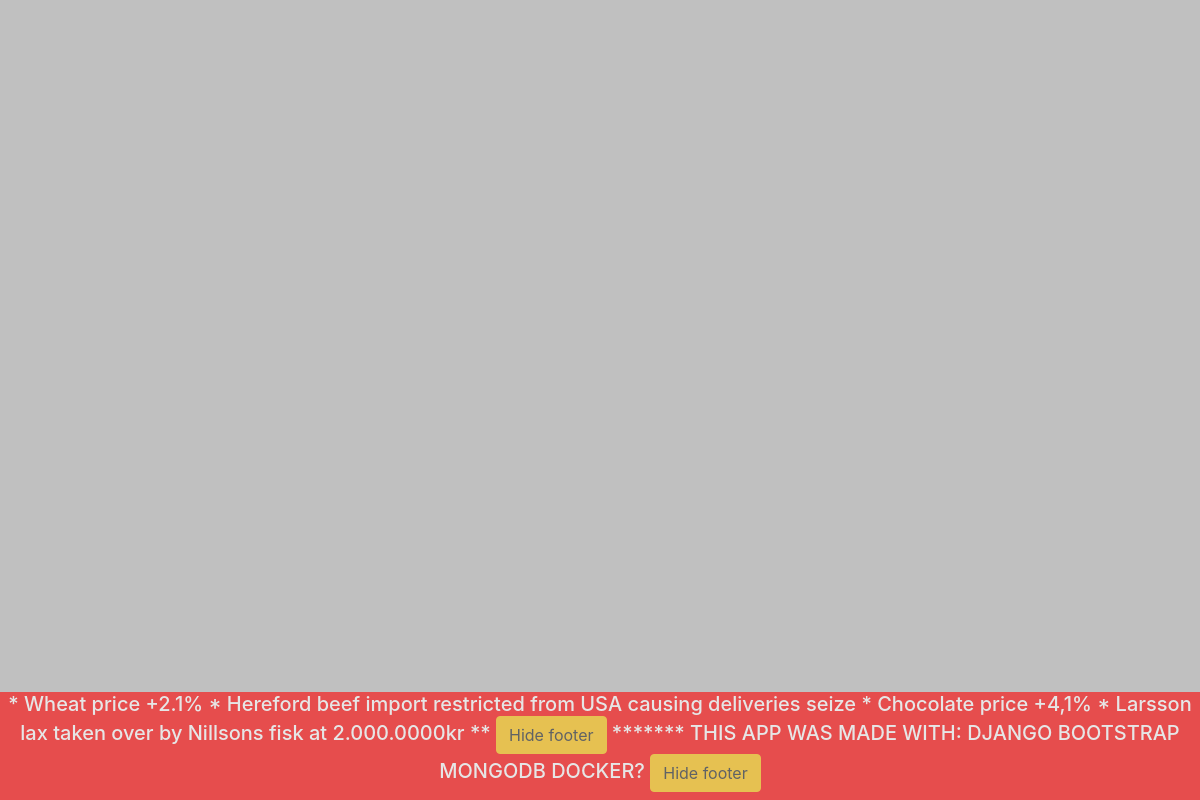
/edit-product-get/3/, run on an earlier commit of the app's database.
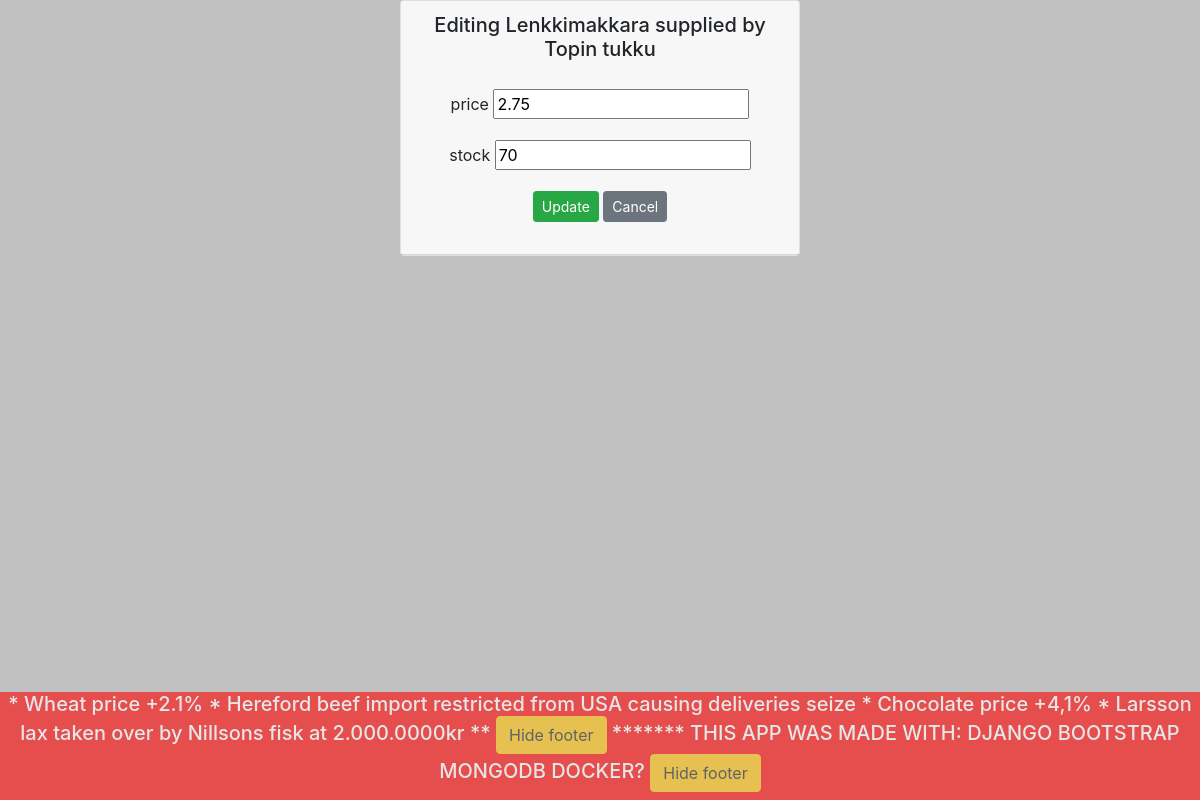
And on a later commit of the database.
### app/models.py (models this page shows)
class Product(models.Model):
    productname = models.CharField(max_length = 20, default = "laku")
    packagesize = models.CharField(max_length = 20, default = 3)
    unitprice = models.DecimalField(max_digits=8, decimal_places=2, default=1.00)
    unitsinstock = models.IntegerField(default = 3)
    companyname = models.CharField(max_length = 50, default = 'lakufirma')

### app/views.py (the view)
# urls.py: path('edit-product-get/<int:iidee>/', edit_product_get),
def edit_product_get(request, iidee):
    product = Product.objects.filter(id = iidee)
    context = {'product': product}
    return render (request,"edit_product.html",context)

### app/templates/edit_product.html (shortened to what this page needs)
{% extends 'index.html' %}
{% block content %}
{% for p in product %}
<div class="card" style="width: 25rem;">
    <div class="card-header">
        <h5>Editing {{p.productname}} supplied by {{p.companyname}}</h5>
        <div class="card-body">
            <form method="post" action="/edit-product-post/{{p.id}}/">
                <div class="form-group">
                    <label>price</label>
                    <input type="text" name="unitprice" value={{p.unitprice}}>
                </div>
                <div class="form-group">
                    <label>stock</label>
                    <input type="text" name="unitsinstock" value={{p.unitsinstock}}>
                </div>
                <input type="submit" value="Update" class="btn btn-success btn-sm">
                <input type="button" onclick="window.location.href='/products'" id="hide-btn"
                    class="btn btn-secondary btn-sm" value="Cancel">
            </form>
        </div>
    </div>
</div>
{%endfor%}
{% endblock %}

What changed in the data, as far as the page shows it:
added Product: productname "Lenkkimakkara", companyname "Topin tukku", unitprice "2.75", unitsinstock "70"
